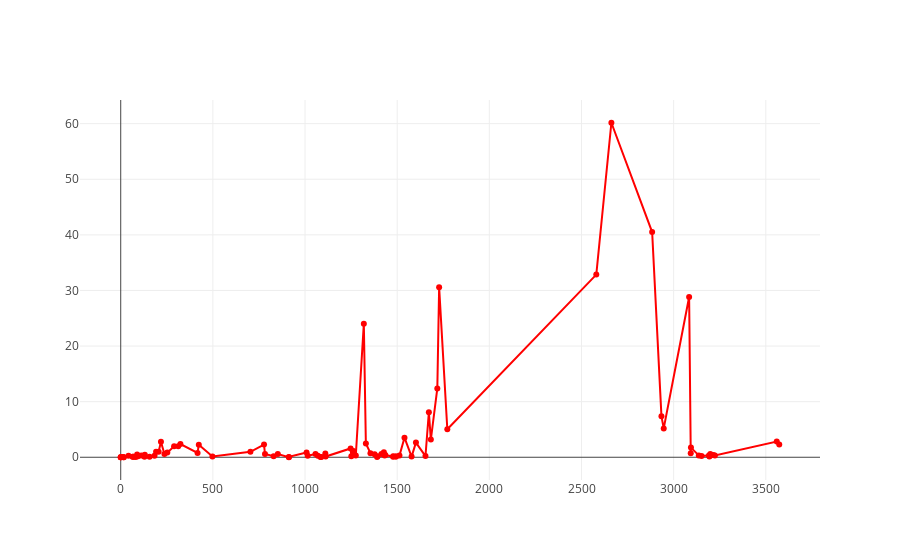

Write notebook code for a chart like this one.
### Code cell
trace = go.Scatter(
    x = np.array(x),
    y = np.array(y),
    mode = "lines+markers",
    line = dict(color = "red"),
    text = mode
)

data = [trace]
iplot(data)
